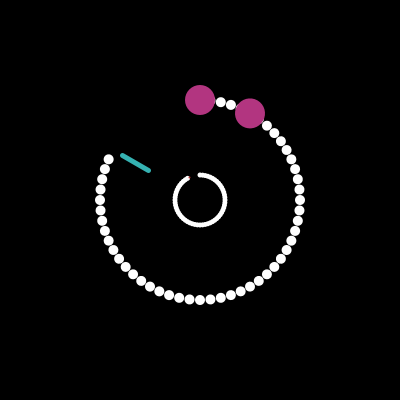
Frame 1 (no input)
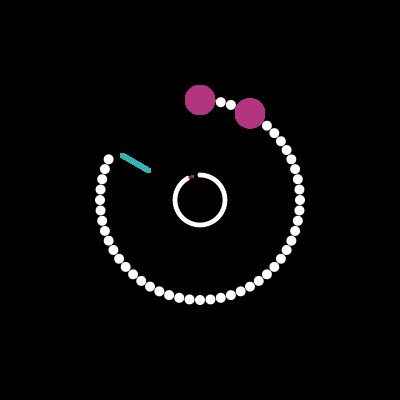
Frame 60 (the mouse pressed at the canvas centre just before this capture)
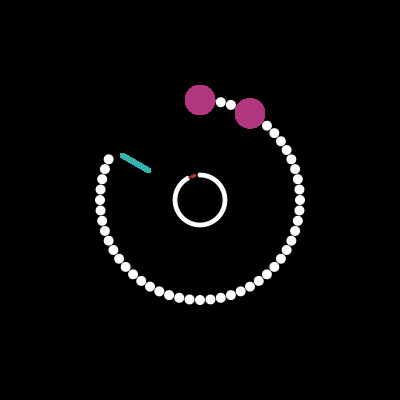
Frame 120 (the mouse held since frame 60 and released just before this capture)

The Processing sketch that drew these frames (run headless with seeded random() and noise(); from frame 60 on, the mouse is pressed at the canvas centre):

// Processing sketch: processing_97110
// ── processing_97110.pde

//Reloj

int s;
int m;
int h;

void setup() {
  size(400, 400);
  colorMode(HSB, 100);
  background(0);
  smooth();
}

void draw() {
  s=second();
  m=minute();
  h=hour();

  if (h > 12) {
    h-=12;
  }

  translate(200, 200);
  rotate(radians(90));

  //segundos
  for (int i=0; i<s; i++) {
    noStroke();
    pushMatrix();
    rotate(radians(6*i));
    ellipse(-25, 0, 5, 5);
    popMatrix();
  }

  //minutos
  for(int f=0;f<m;f++){
     noStroke();
    pushMatrix();
    rotate(radians(6*f));
    ellipse(-100,0,10,10);
    popMatrix();
  }
  
  //horas
  for(int k=0; k<h;k++){
     noStroke();
     fill(90,70,70);
    pushMatrix();
    rotate(radians(30*k));
    ellipse(-100,0,30,30);
    popMatrix();
  }
  
  //hora
  if(h==0){
    noStroke();
    fill(100);
     ellipse(0,0,230,230);
  }else{
    noFill();
    strokeWeight(2);
    stroke(255);
    pushMatrix();
    rotate(radians(30*h));
    line(-100,0,150,0);
    popMatrix();
  }
  
  //minutos
  if(m==0){
    noStroke();
    fill(0,0,100);
    ellipse(0,0,190,190);
  } else {
    noFill();
    strokeWeight (5);
    stroke (50,70,70);
    pushMatrix();
    rotate(radians(6*m));
    line(-60,0,-90,0);
    popMatrix();
  }
   
  //second hand
  if (s==0) {
    noStroke();
    fill(50,0,100);
    ellipse(0,0,110,110);
  } else {
  strokeWeight(2);
  stroke(100, 70,70);
  pushMatrix();
  rotate(radians(6*s));
  line(-25,0, -25,0);
  popMatrix();
  }
}
